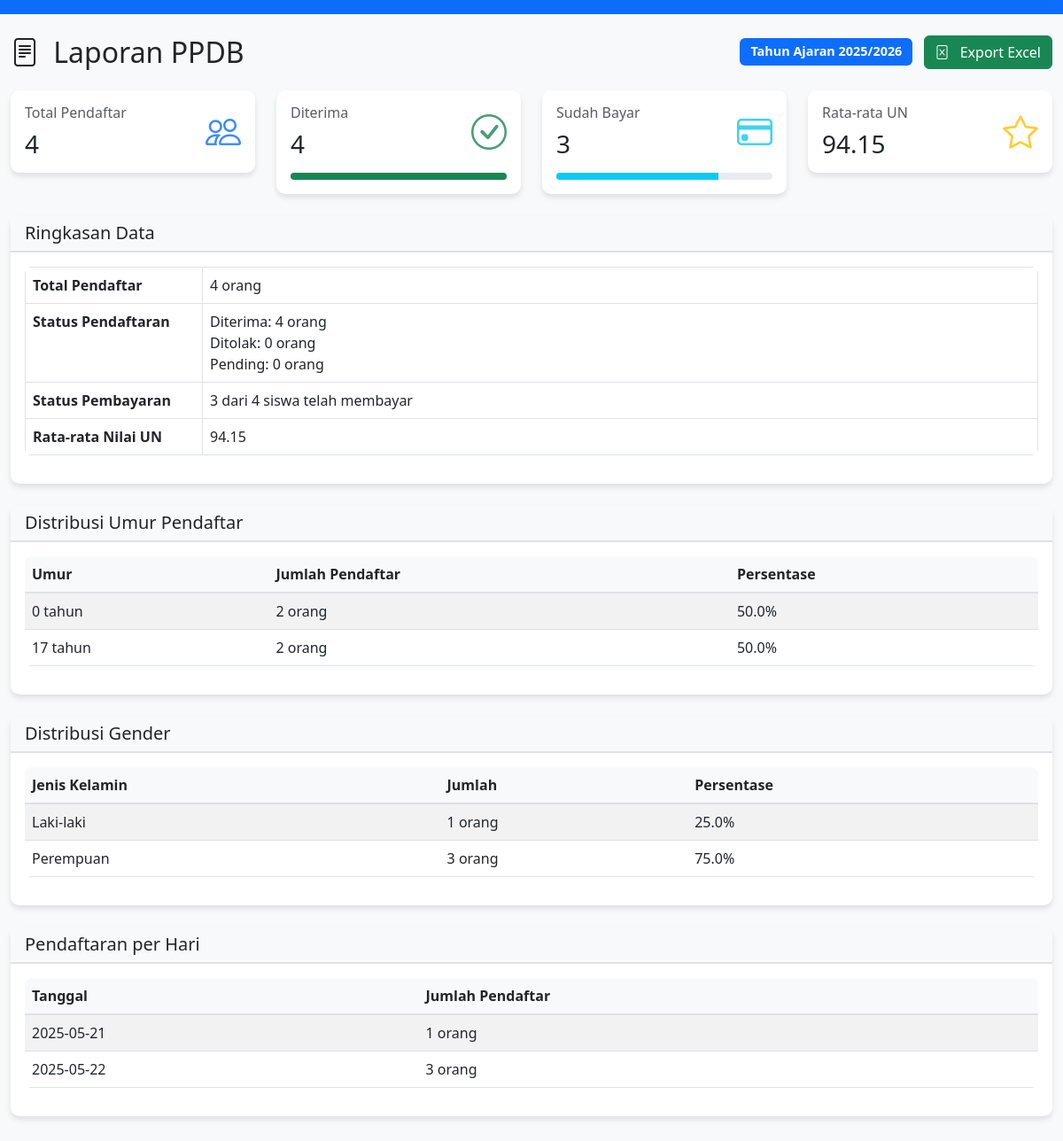
The app's page /admin/laporan (signed in) with its own data.
### app/models.py (models this page shows)
class Pendaftaran(db.Model):
    __tablename__ = 'pendaftaran'
    id = db.Column(db.Integer, primary_key=True)
    nama_lengkap = db.Column(db.String(150), nullable=False)
    tempat_lahir = db.Column(db.String(100), nullable=False)
    tanggal_lahir = db.Column(db.Date, nullable=False)
    jenis_kelamin = db.Column(db.String(20), nullable=False)
    alamat = db.Column(db.Text, nullable=False)
    nomor_hp = db.Column(db.String(15), nullable=False)
    asal_sekolah = db.Column(db.String(150), nullable=False)
    nilai_un = db.Column(db.Float, nullable=False)
    status = db.Column(db.String(20), default='Pending')
    tanggal_daftar = db.Column(db.DateTime, default=datetime.utcnow)
    bukti_pembayaran = db.Column(db.String(255), nullable=True)
    tanggal_upload_pembayaran = db.Column(db.DateTime, nullable=True)
    status_pembayaran = db.Column(db.String(20), default='Belum Bayar')
    konfirmasi_admin = db.Column(db.Boolean, default=False)
    pas_foto = db.Column(db.String(255), nullable=True)
    ijazah = db.Column(db.String(255), nullable=True)
    tanggal_upload_dokumen = db.Column(db.DateTime, nullable=True)
    user_id = db.Column(db.Integer, db.ForeignKey('user.id'), nullable=False)
    diproses_oleh = db.Column(db.Integer, db.ForeignKey('user.id'), nullable=True)
    tanggal_diproses = db.Column(db.DateTime, nullable=True)
    catatan_admin = db.Column(db.Text, nullable=True)

### app/routes/admin.py (the view)
@admin_bp.route('/laporan')
@login_required
@admin_required
def laporan():
    try:
        total_pendaftar = Pendaftaran.query.count()
        total_diterima = Pendaftaran.query.filter_by(status='Diterima').count()
        total_ditolak = Pendaftaran.query.filter_by(status='Ditolak').count()
        total_pending = Pendaftaran.query.filter_by(status='Pending').count()
        total_sudah_bayar = Pendaftaran.query.filter(
            Pendaftaran.status == 'Diterima',
            Pendaftaran.bukti_pembayaran.isnot(None)
        ).count()
        now = datetime.utcnow()
        age_distribution = db.session.query(
            db.func.strftime('%Y', now) - db.func.strftime('%Y', Pendaftaran.tanggal_lahir),
            db.func.count(Pendaftaran.id)
        ).group_by(
            db.func.strftime('%Y', now) - db.func.strftime('%Y', Pendaftaran.tanggal_lahir)
        ).all()
        gender_distribution = db.session.query(
            Pendaftaran.jenis_kelamin,
            db.func.count(Pendaftaran.id)
        ).group_by(Pendaftaran.jenis_kelamin).all()
        avg_nilai_un = db.session.query(
            db.func.avg(Pendaftaran.nilai_un)
        ).scalar()
        registrations_per_day = db.session.query(
            db.func.date(Pendaftaran.tanggal_daftar),
            db.func.count(Pendaftaran.id)
        ).group_by(
            db.func.date(Pendaftaran.tanggal_daftar)
        ).order_by(
            db.func.date(Pendaftaran.tanggal_daftar)
        ).all()
        return render_template(
            'admin/laporan.html',
            title="Laporan PPDB",
            total_pendaftar=total_pendaftar,
            total_diterima=total_diterima,
            total_ditolak=total_ditolak,
            total_pending=total_pending,
            total_sudah_bayar=total_sudah_bayar,
            age_distribution=age_distribution,
            gender_distribution=gender_distribution,
            avg_nilai_un=avg_nilai_un,
            registrations_per_day=registrations_per_day
        )
    except Exception as e:
        logger.error(f"Error generating report: {str(e)}")
        flash('Terjadi kesalahan saat memuat laporan.', 'danger')
        return redirect(url_for('admin_bp.dashboard_admin'))

### app/__init__.py (called while the page is built)
def create_app():
    app = Flask(__name__)
    app.config.from_object(Config)
    db.init_app(app)
    login_manager.init_app(app)
    Migrate(app, db)
    from .routes.auth import auth_bp
    from .routes.main import main_bp
    from .routes.admin import admin_bp
    app.register_blueprint(auth_bp)
    app.register_blueprint(main_bp)
    app.register_blueprint(admin_bp, url_prefix='/admin')
    from .models import User
    @login_manager.user_loader
    def load_user(user_id):
        return User.query.get(int(user_id))
    return app

### app/routes/admin.py (called while the page is built)
def admin_required(f):
    @wraps(f)
    def decorated_function(*args, **kwargs):
        if not current_user.is_authenticated or not current_user.is_admin:
            logger.warning(f"Unauthorized access attempt by user: {current_user}")
            flash('Anda tidak memiliki akses ke halaman ini', 'danger')
            return redirect(url_for('main_bp.home'))
        return f(*args, **kwargs)
    return decorated_function

### run.py (called while the page is built)
@app.context_processor
def utility_processor():
    return {
        'now': datetime.utcnow()  # Call the function here
    }

### app/templates/admin/laporan.html (shortened to what this page needs)
<!DOCTYPE html>
<html lang="en">
<head>
    <link href="https://cdn.jsdelivr.net/npm/bootstrap@5.3.0/dist/css/bootstrap.min.css" rel="stylesheet">
    <link rel="stylesheet" href="https://cdn.jsdelivr.net/npm/bootstrap-icons@1.7.2/font/bootstrap-icons.css">
</head>
<body class="bg-light">
    <nav class="navbar navbar-expand-lg navbar-dark bg-primary sticky-top">
    </nav>
    <div class="container-fluid py-4">
        <div class="d-flex justify-content-between align-items-center mb-4">
            <h2 class="mb-0">
                <i class="bi bi-file-text me-2"></i>
                Laporan PPDB
            </h2>
            <div>
                <span class="badge bg-primary badge-lg me-2">
                    Tahun Ajaran 2025/2026
                </span>
                <a href="{{ url_for('admin_bp.export_laporan') }}" class="btn btn-success">
                    <i class="bi bi-file-excel me-2"></i>
                    Export Excel
                </a>
            </div>
        </div>
        <div class="row g-4 mb-4">
            <div class="col-md-3">
                <div class="stat-card card bg-white">
                    <div class="card-body">
                        <div class="d-flex justify-content-between align-items-center">
                            <div>
                                <h6 class="text-muted mb-2">Total Pendaftar</h6>
                                <h3 class="mb-0">{{ total_pendaftar }}</h3>
                            </div>
                            <i class="bi bi-people stat-icon text-primary"></i>
                        </div>
                    </div>
                </div>
            </div>
            <div class="col-md-3">
                <div class="stat-card card bg-white">
                    <div class="card-body">
                        <div class="d-flex justify-content-between align-items-center">
                            <div>
                                <h6 class="text-muted mb-2">Diterima</h6>
                                <h3 class="mb-0">{{ total_diterima }}</h3>
                            </div>
                            <i class="bi bi-check-circle stat-icon text-success"></i>
                        </div>
                        <div class="progress mt-3">
                            <div class="progress-bar bg-success" style="width: {{ (total_diterima / total_pendaftar * 100)|round }}%"></div>
                        </div>
                    </div>
                </div>
            </div>
            <div class="col-md-3">
                <div class="stat-card card bg-white">
                    <div class="card-body">
                        <div class="d-flex justify-content-between align-items-center">
                            <div>
                                <h6 class="text-muted mb-2">Sudah Bayar</h6>
                                <h3 class="mb-0">{{ total_sudah_bayar }}</h3>
                            </div>
                            <i class="bi bi-credit-card stat-icon text-info"></i>
                        </div>
                        <div class="progress mt-3">
                            <div class="progress-bar bg-info" style="width: {{ (total_sudah_bayar / total_diterima * 100)|round }}%"></div>
                        </div>
                    </div>
                </div>
            </div>
            <div class="col-md-3">
                <div class="stat-card card bg-white">
                    <div class="card-body">
                        <div class="d-flex justify-content-between align-items-center">
                            <div>
                                <h6 class="text-muted mb-2">Rata-rata UN</h6>
                                <h3 class="mb-0">{{ "%.2f"|format(avg_nilai_un or 0) }}</h3>
                            </div>
                            <i class="bi bi-star stat-icon text-warning"></i>
                        </div>
                    </div>
                </div>
            </div>
        </div>
        <div class="stat-card card mb-4">
            <div class="card-header">
                <h5 class="card-title mb-0">Ringkasan Data</h5>
            </div>
            <div class="card-body">
                <div class="table-responsive">
                    <table class="table table-bordered">
                        <tr>
                            <th width="200">Total Pendaftar</th>
                            <td>{{ total_pendaftar }} orang</td>
                        </tr>
                        <tr>
                            <th>Status Pendaftaran</th>
                            <td>
                                <ul class="list-unstyled mb-0">
                                    <li>Diterima: {{ total_diterima }} orang</li>
                                    <li>Ditolak: {{ total_ditolak }} orang</li>
                                    <li>Pending: {{ total_pending }} orang</li>
                                </ul>
                            </td>
                        </tr>
                        <tr>
                            <th>Status Pembayaran</th>
                            <td>{{ total_sudah_bayar }} dari {{ total_diterima }} siswa telah membayar</td>
                        </tr>
                        <tr>
                            <th>Rata-rata Nilai UN</th>
                            <td>{{ "%.2f"|format(avg_nilai_un or 0) }}</td>
                        </tr>
                    </table>
                </div>
            </div>
        </div>
        <div class="stat-card card mb-4">
            <div class="card-header">
                <h5 class="card-title mb-0">Distribusi Umur Pendaftar</h5>
            </div>
            <div class="card-body">
                <div class="table-responsive">
                    <table class="table table-striped">
                        <thead>
                            <tr>
                                <th>Umur</th>
                                <th>Jumlah Pendaftar</th>
                                <th>Persentase</th>
                            </tr>
                        </thead>
                        <tbody>
                            {% for age, count in age_distribution %}
                            <tr>
                                <td>{{ age }} tahun</td>
                                <td>{{ count }} orang</td>
                                <td>{{ "%.1f"|format(count * 100 / total_pendaftar) }}%</td>
                            </tr>
                            {% endfor %}
                        </tbody>
                    </table>
                </div>
            </div>
        </div>
        <div class="stat-card card mb-4">
            <div class="card-header">
                <h5 class="card-title mb-0">Distribusi Gender</h5>
            </div>
            <div class="card-body">
                <div class="table-responsive">
                    <table class="table table-striped">
                        <thead>
                            <tr>
                                <th>Jenis Kelamin</th>
                                <th>Jumlah</th>
                                <th>Persentase</th>
                            </tr>
                        </thead>
                        <tbody>
                            {% for gender, count in gender_distribution %}
                            <tr>
                                <td>{{ gender }}</td>
                                <td>{{ count }} orang</td>
                                <td>{{ "%.1f"|format(count * 100 / total_pendaftar) }}%</td>
                            </tr>
                            {% endfor %}
                        </tbody>
                    </table>
                </div>
            </div>
        </div>
        <div class="stat-card card mb-4">
            <div class="card-header">
                <h5 class="card-title mb-0">Pendaftaran per Hari</h5>
            </div>
            <div class="card-body">
                <div class="table-responsive">
                    <table class="table table-striped">
                        <thead>
                            <tr>
                                <th>Tanggal</th>
                                <th>Jumlah Pendaftar</th>
                            </tr>
                        </thead>
                        <tbody>
                            {% for date, count in registrations_per_day %}
                            <tr>
                                <td>{{ date }}</td>
                                <td>{{ count }} orang</td>
                            </tr>
                            {% endfor %}
                        </tbody>
                    </table>
                </div>
            </div>
        </div>
    </div>
</body>
</html>

### app/templates/admin/laporan.html (style rules this page uses)
.stat-card { transition: all 0.3s ease; border: none; border-radius: 10px; box-shadow: 0 4px 6px rgba(0, 0, 0, 0.1); }
.stat-icon { font-size: 2.5rem; opacity: 0.8; }
.table { border-radius: 8px; overflow: hidden; }
.table thead th { background-color: #f8f9fa; border-bottom: 2px solid #dee2e6; }
.progress { height: 8px; border-radius: 4px; }
.card-header { background-color: #f8f9fa; border-bottom: 2px solid #dee2e6; }
.badge-lg { font-size: 0.9rem; padding: 8px 12px; }

### records on screen
Pendaftaran: jenis_kelamin "Laki-laki", count "1", count "25.0"

### other values on screen
{{ total_pendaftar }} "4"
{{ total_diterima }} "4"
{{ total_sudah_bayar }} "3"
{{ "%.2f"|format(avg_nilai_un or 0) }} "94.15"
{{ total_ditolak }} "0"
{{ total_pending }} "0"
{{ age }} "0" "17"
{{ count }} "2" "2"
{{ "%.1f"|format(count * 100 / total_pendaftar) }} "50.0" "50.0"
{{ gender }} "Perempuan"
{{ count }} "3"
{{ "%.1f"|format(count * 100 / total_pendaftar) }} "75.0"
{{ date }} "2025-05-21" "2025-05-22"
{{ count }} "1" "3"
